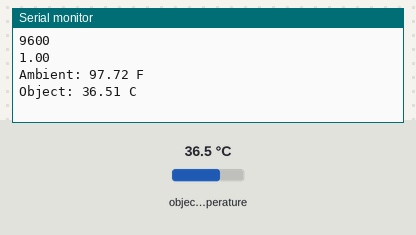
Simulated run of this sketch. Board: Arduino Uno, built with avr-gcc and run on an emulated ATmega328P. Parts: the last lines printed to the serial monitor. The test bench sets the inputs (shaded band); at power-on: object temperature 36.5 °C.

Above: at 2.2 s.
2.3 s: object temperature set to 20 °C
At 6.4 s:
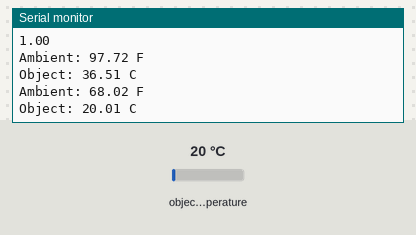
6.5 s: object temperature set to 26 °C
At 12.0 s:
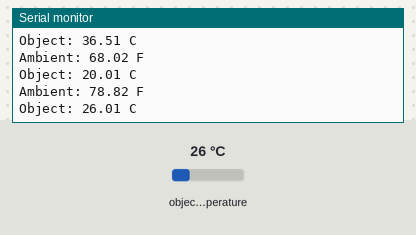
Timing chart, 0 to 13.5 s (numbered marks = the images above; inputs shaded):
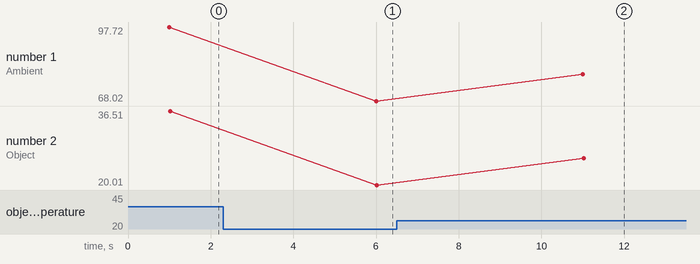

Measured:
- after the input at 2.3 s, the serial monitor: prints a new line after 3.7 s (image 1)
- after the input at 6.5 s, the serial monitor: prints a new line after 4.5 s (image 2)
- plotted number 1: 97.72 → 68.02 after the input at 2.3 s, 68.02 → 78.82 after the input at 6.5 s
- plotted number 2: 36.51 → 20.01 after the input at 2.3 s, 20.01 → 26.01 after the input at 6.5 s

The sketch:

mlx90614.ino
```cpp
#include <Wire.h>
#include <Adafruit_MLX90614.h>

Adafruit_MLX90614 mlx = Adafruit_MLX90614();
String c = "";

void setup()
{
   Serial.begin(9600);
   mlx.begin();
   Serial.println("9600");
   mlx.writeEmissivityReg(64650);
   Serial.println(mlx.readEmissivity());
   delay(1000);
}

void loop()
{
      Serial.print("Ambient: ");
      Serial.print(mlx.readObjectTempF());
      Serial.println(" F");
      Serial.print("Object: ");
      Serial.print(mlx.readObjectTempC());
      Serial.println(" C");
      delay(5000);
}
```
